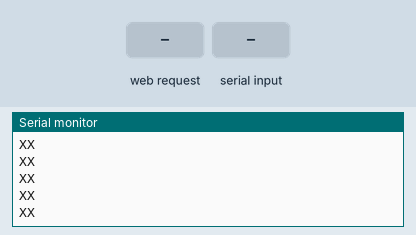
The sketch below on a simulated ESP8266 (NodeMCU). On the bench: the last lines printed to the serial monitor. The inputs (shaded band) are chosen by the test bench. WiFi joins after 1.5 s; servers stay silent unless stated.

Above: at 3.7 s.
3.8 s: HTTP request GET /SET?password=1234 received
At 3.91 s:
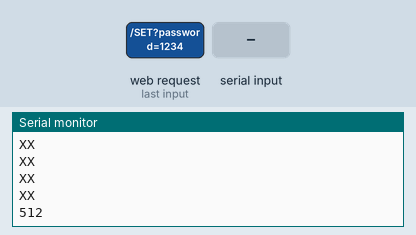
5.8 s: "1234\n" received over Serial
At 5.82 s:
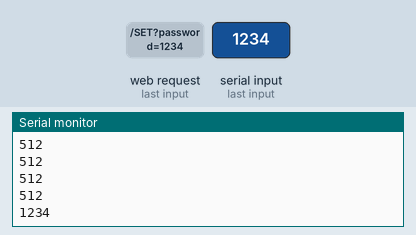

The sketch:

pointer.ino
```cpp
//************************************************
const char* ssid     = "YOUR SSID";
const char* password = "YOUR PASSWORD";
#include<ESP8266WiFi.h>
#include<WiFiClient.h>
#include<ESP8266WebServer.h>
#include<ESP8266HTTPClient.h>
#include "index.h"
ESP8266WebServer server(80);
IPAddress local_IP(192, 168, 1, 150);
IPAddress gateway(192, 168, 1, 1);
IPAddress subnet(255, 255, 0, 0);
//************************************************

String R;
long pointer;
String pointer2="XX";

void setup() {
    Serial.begin(9600);
    delay(1000);
    pinMode(A0,INPUT);
    if (!WiFi.config(local_IP, gateway, subnet))
  {
    //Serial.println("Failed to Configure");
  }
  WiFi.begin(ssid, password);
  while (WiFi.status() != WL_CONNECTED)
  {
    delay(500);
  }

  server.on("/",vdd1);
  server.on("/SET",vdd2);
  server.begin();
}

void vdd1()
{
    server.send(200,"text/html",index_page);
}
void vdd2()
{
  String Ric = server.arg("password");
  if(Ric == "1234")
  {
     pointer = analogRead(A0);
     pointer2 = String(pointer);
     server.send(200,"text/plain",pointer2);
  }
}
void loop()
{
  server.handleClient();

  delay(100);

  if(Serial.available())
  {
    pointer2 = Serial.readStringUntil('\n');
  }
  Serial.println(pointer2);
  //pointer2 = String(pointer);

}
```

index.h
```cpp
const char index_page[] PROGMEM = R"=====(
<!DOCTYPE html>
<html>
<head>
    <meta charset="UTF-8">

    <meta name="viewport" content="width=device-width, initial-scale=1.0">
    <title>Document</title>
    <script>
    var timer = setInterval(function(){
        var req = new XMLHttpRequest();
        req.open("GET","http://192.168.1.150/SET?password=1234", true)
        req.onreadystatechange = function(){

            if(this.readyState == 4 && this.status ==200)
                    {
                        var poi = this.responseText;
                        poi = ((poi/1023)*100);
                        document.getElementById('pointer').style.transform = `rotate(${poi}deg)`;
                        document.getElementById('hh').innerHTML = poi;
                    }
                };
                req.send();
                req.close();
                return;
    },1000);
</script>
</head>
<style>
    #ex1{
        border: 1px solid rgb(0, 0, 0);
        padding: 10px;
        border-radius: 50%;
        height: 480px;
        width: 480px;
        background-image: url("https://s2.uupload.ir/files/untitled_mgl.jpg");
        background-repeat: no-repeat;
        margin: auto;
    }
    #pointer
    {
    -moz-transition: all 0.4s linear;
    -webkit-transition: all 0.4s linear;
    -o-transition: all 0.4s linear;
    -ms-transition: all 0.4s linear;
    transition: all 0.4s linear;
    }
</style>

<body>
    <div id="ex1">
        <img src="https://s2.uupload.ir/files/g1_3cl.png" id="pointer" style="width: 500px; rotate:180deg; margin-left: -5px; margin-top: 190px; " alt="185">
    </div>
<h1 id="hh" style="text-align: center;">.</h1>
</body>
</html>
)=====";
```

Measured:
- after the input at 3.8 s, the serial monitor: prints a new line after 0.11 s (image 1)
- after the input at 5.8 s, the serial monitor: prints a new line at once (image 2)
